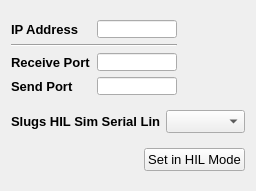
<?xml version="1.0" encoding="UTF-8"?>
<ui version="4.0">
 <class>SlugsHilSim</class>
 <widget class="QWidget" name="SlugsHilSim">
  <property name="geometry">
   <rect>
    <x>0</x>
    <y>0</y>
    <width>256</width>
    <height>191</height>
   </rect>
  </property>
  <property name="minimumSize">
   <size>
    <width>256</width>
    <height>191</height>
   </size>
  </property>
  <property name="maximumSize">
   <size>
    <width>367</width>
    <height>229</height>
   </size>
  </property>
  <property name="font">
   <font>
    <pointsize>10</pointsize>
   </font>
  </property>
  <property name="windowTitle">
   <string>Form</string>
  </property>
  <layout class="QVBoxLayout" name="verticalLayout">
   <item>
    <layout class="QHBoxLayout" name="horizontalLayout_2">
     <item>
      <layout class="QGridLayout" name="gridLayout">
       <item row="0" column="0">
        <widget class="QLabel" name="label_2">
         <property name="font">
          <font>
           <pointsize>10</pointsize>
           <weight>75</weight>
           <bold>true</bold>
          </font>
         </property>
         <property name="layoutDirection">
          <enum>Qt::RightToLeft</enum>
         </property>
         <property name="text">
          <string>IP Address</string>
         </property>
        </widget>
       </item>
       <item row="0" column="1">
        <widget class="QLineEdit" name="ed_ipAdress">
         <property name="minimumSize">
          <size>
           <width>60</width>
           <height>18</height>
          </size>
         </property>
         <property name="maximumSize">
          <size>
           <width>80</width>
           <height>18</height>
          </size>
         </property>
        </widget>
       </item>
       <item row="1" column="0" colspan="2">
        <widget class="Line" name="line">
         <property name="sizePolicy">
          <sizepolicy hsizetype="Expanding" vsizetype="Fixed">
           <horstretch>0</horstretch>
           <verstretch>0</verstretch>
          </sizepolicy>
         </property>
         <property name="orientation">
          <enum>Qt::Horizontal</enum>
         </property>
        </widget>
       </item>
       <item row="2" column="0">
        <widget class="QLabel" name="label">
         <property name="font">
          <font>
           <pointsize>10</pointsize>
           <weight>75</weight>
           <bold>true</bold>
          </font>
         </property>
         <property name="layoutDirection">
          <enum>Qt::RightToLeft</enum>
         </property>
         <property name="text">
          <string>Receive Port</string>
         </property>
        </widget>
       </item>
       <item row="2" column="1">
        <widget class="QLineEdit" name="ed_rxPort">
         <property name="minimumSize">
          <size>
           <width>60</width>
           <height>18</height>
          </size>
         </property>
         <property name="maximumSize">
          <size>
           <width>80</width>
           <height>18</height>
          </size>
         </property>
        </widget>
       </item>
       <item row="3" column="0">
        <widget class="QLabel" name="label_3">
         <property name="font">
          <font>
           <pointsize>10</pointsize>
           <weight>75</weight>
           <bold>true</bold>
          </font>
         </property>
         <property name="layoutDirection">
          <enum>Qt::RightToLeft</enum>
         </property>
         <property name="text">
          <string>Send Port</string>
         </property>
        </widget>
       </item>
       <item row="3" column="1">
        <widget class="QLineEdit" name="ed_TxPort">
         <property name="minimumSize">
          <size>
           <width>60</width>
           <height>18</height>
          </size>
         </property>
         <property name="maximumSize">
          <size>
           <width>80</width>
           <height>18</height>
          </size>
         </property>
        </widget>
       </item>
      </layout>
     </item>
     <item>
      <spacer name="horizontalSpacer_2">
       <property name="orientation">
        <enum>Qt::Horizontal</enum>
       </property>
       <property name="sizeHint" stdset="0">
        <size>
         <width>40</width>
         <height>20</height>
        </size>
       </property>
      </spacer>
     </item>
    </layout>
   </item>
   <item>
    <layout class="QGridLayout" name="gridLayout_2">
     <item row="0" column="0">
      <widget class="QLabel" name="label_4">
       <property name="font">
        <font>
         <pointsize>10</pointsize>
         <weight>75</weight>
         <bold>true</bold>
        </font>
       </property>
       <property name="layoutDirection">
        <enum>Qt::RightToLeft</enum>
       </property>
       <property name="text">
        <string>Slugs HIL Sim Serial Link</string>
       </property>
      </widget>
     </item>
     <item row="0" column="1">
      <widget class="QComboBox" name="cb_mavlinkLinks"/>
     </item>
    </layout>
   </item>
   <item>
    <layout class="QHBoxLayout" name="horizontalLayout">
     <item>
      <spacer name="horizontalSpacer">
       <property name="orientation">
        <enum>Qt::Horizontal</enum>
       </property>
       <property name="sizeHint" stdset="0">
        <size>
         <width>40</width>
         <height>20</height>
        </size>
       </property>
      </spacer>
     </item>
     <item>
      <widget class="QPushButton" name="bt_startHil">
       <property name="text">
        <string>Set in HIL Mode</string>
       </property>
      </widget>
     </item>
    </layout>
   </item>
  </layout>
 </widget>
 <resources/>
 <connections/>
</ui>
